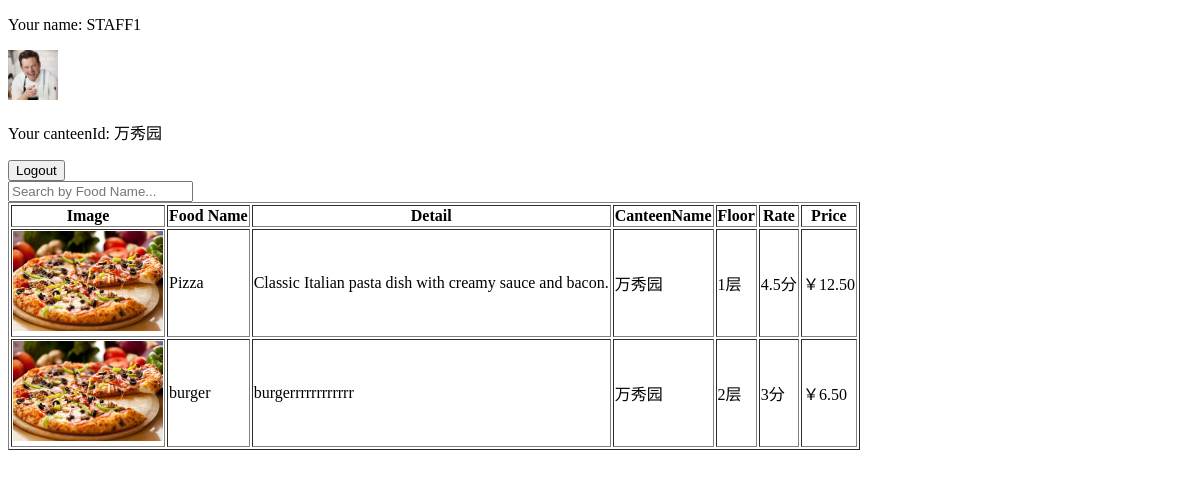
The app's page /welcomes (signed in) with its own data.
### tables this page shows
CREATE TABLE `staff_detail`  (
  `staffUserName` varchar(50) NULL DEFAULT NULL,
  `staffName` varchar(100) NOT NULL,
  `canteenId` int(0) NULL DEFAULT NULL,
  `profile` varchar(255) NULL DEFAULT NULL,
  INDEX `staffUserName`(`staffUserName`) USING BTREE,
  INDEX `canteenId`(`canteenId`) USING BTREE,
  CONSTRAINT `staff_detail_ibfk_1` FOREIGN KEY (`staffUserName`) REFERENCES `staff` (`staffUserName`) ON DELETE RESTRICT ON UPDATE RESTRICT,
  CONSTRAINT `staff_detail_ibfk_2` FOREIGN KEY (`canteenId`) REFERENCES `location` (`canteenId`) ON DELETE RESTRICT ON UPDATE RESTRICT
);

CREATE TABLE `location`  (
  `canteenId` int(0) NOT NULL AUTO_INCREMENT,
  `canteenName` varchar(100) NULL DEFAULT NULL,
  PRIMARY KEY (`canteenId`) USING BTREE
);

CREATE TABLE `food_list`  (
  `foodId` int(0) NOT NULL AUTO_INCREMENT,
  `foodName` varchar(255) NOT NULL,
  `foodDetail` text NULL,
  `foodImage` varchar(255) NULL DEFAULT NULL,
  `canteenId` int(0) NULL DEFAULT NULL,
  `floor` int(0) NULL DEFAULT NULL,
  `foodRate` float NULL DEFAULT NULL,
  `foodPrice` decimal(10, 2) NOT NULL,
  `bannerImg` varchar(255) NULL DEFAULT NULL,
  PRIMARY KEY (`foodId`) USING BTREE,
  INDEX `canteenId`(`canteenId`) USING BTREE,
  CONSTRAINT `food_list_ibfk_1` FOREIGN KEY (`canteenId`) REFERENCES `location` (`canteenId`) ON DELETE RESTRICT ON UPDATE RESTRICT
);

### getStaffDetail.php (called while the page is built, shortened)
<?php
global $staffUserName;
require_once "config.php";
$sql = "SELECT sd.*, l.canteenName
        FROM staff_detail sd
        JOIN `location` l ON l.canteenId = sd.canteenId
        WHERE sd.staffUserName = '$staffUserName';";
$result = $conn->query($sql);
if ($result->num_rows > 0) {
    $row = $result->fetch_assoc();
    $staffName = $row['staffName'];
    $profile = $row['profile'];
    $canteenName = $row['canteenName'];
} else {
    $name = "Unknown";
    $profile = "";
}
?>

### staffFoodList.php (the view, shortened to what this page needs)
<?php
require_once "config.php";
?>
<input type="text" id="searchInput" onkeyup="filterByName()" placeholder="Search by Food Name...">
<table id="allFoodsTable" border="1">
    <thead>
    <tr>
        <th>Image</th>
        <th>Food Name</th>
        <th>Detail</th>
        <th>CanteenName</th>
        <th>Floor</th>
        <th>Rate</th>
        <th>Price</th>
    </tr>
    </thead>
    <tbody>
    <?php
    $staffUserName = $_SESSION['staffUserName'];
    $sql = "SELECT food_list.*,
       location.canteenName AS canteenName
FROM food_list
LEFT JOIN location ON food_list.canteenId = location.canteenId
WHERE food_list.canteenId = (SELECT staff_detail.canteenId FROM staff_detail WHERE staff_detail.staffUserName = '$staffUserName')
";
    $result = $conn->query($sql);
    if ($result->num_rows > 0) {
        while ($row = $result->fetch_assoc()) {
            echo "<tr>";
            echo "<td><img style='height: 100px;' src='" . $row['foodImage'] . "' alt='" . $row['foodName'] . " '></td>";
            echo "<td>" . $row['foodName'] . "</td>";
            echo "<td>" . $row['foodDetail'] . "</td>";
            echo "<td>" . $row['canteenName'] . "</td>";
            echo "<td>" . $row['floor'] . "层</td>";
            echo "<td>" . $row['foodRate'] . "分</td>";
            echo "<td>￥" . $row['foodPrice'] . "</td>";
            echo "</tr>";
        }
    } else {
        echo "<tr><td colspan='6'>No food available</td></tr>";
    }
    ?>
    </tbody>
</table>

### welcomes.php (shortened to what this page needs)
<?php
$staffUserName = $_SESSION['staffUserName'];
?>
<!doctype html>
<html lang="en">
<head>
    <link rel="icon" href="<?php require_once "getStaffDetail.php";
    echo $profile; ?>">
    <title>你好<?php require_once "getStaffDetail.php";
        echo $staffName; ?></title>
</head>
<body>
<?php require_once "getStaffDetail.php"; ?>
<p>Your name: <?php echo $staffName; ?></p>
<?php if (!empty($profile)): ?>
    <img style="height: 50px;" src="<?php echo $profile; ?>" alt="<?php echo $name; ?>"><br>
<?php endif; ?>
<p>Your canteenId: <?php echo $canteenName; ?></p>
<form action="logout.php" method="post">
    <input type="submit" value="Logout">
</form>
<?php require_once "staffFoodList.php"; ?>
</body>
</html>

### records on screen
staff_detail: staffName "STAFF1", profile (picture), canteenId.canteenName "万秀园"
food_list: foodImage (picture), foodName "Pizza", foodDetail "Classic Italian pasta dish with creamy sauce and bacon.", canteenId.canteenName "万秀园", floor "1", foodRate "4.5", foodPrice "12.50"
food_list: foodImage (picture), foodName "burger", foodDetail "burgerrrrrrrrrrrr", canteenId.canteenName "万秀园", floor "2", foodRate "3", foodPrice "6.50"
